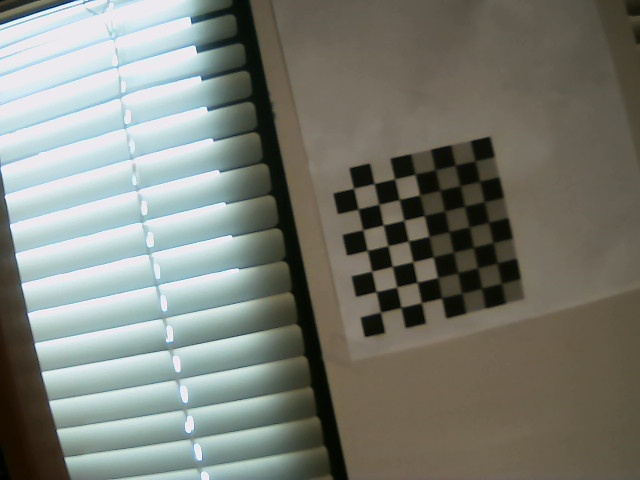
#> input picture server/camera/calibration_images/image_000.jpg, 640 x 480 px; its folder holds 4 pictures in this run
$ python calibrator.py
#> lines starting #> are read from the running program, lines starting #| are printed output that depends on the picture; after the words box and inside, x2 and y2 are one past the last pixel; in counts of white or black regions, pixels touching at a corner belong together
import cv2
import numpy as np
import glob

# Define the number of internal corners (e.g., 8x6 pattern = 7x5 corners)
CHECKERBOARD = (7, 7)

# Stop criteria for cornerSubPix
criteria = (cv2.TERM_CRITERIA_EPS + cv2.TERM_CRITERIA_MAX_ITER, 30, 0.001)

# Prepare object points like (0,0,0), (1,0,0), ..., assuming square size = 1 unit
objp = np.zeros((CHECKERBOARD[0]*CHECKERBOARD[1], 3), np.float32)
objp[:, :2] = np.mgrid[0:CHECKERBOARD[0], 0:CHECKERBOARD[1]].T.reshape(-1, 2)

objpoints = []  # 3D points in real world space
imgpoints = []  # 2D points in image plane

# Load all images from a folder or video capture
images = glob.glob('./calibration_images/*.jpg')  # replace with your folder

for fname in images:
    img = cv2.imread(fname)
#> img is the input picture: shape (480, 640, 3); mean B, G, R 116.9, 125.4, 122.8
    gray = cv2.cvtColor(img, cv2.COLOR_BGR2GRAY)
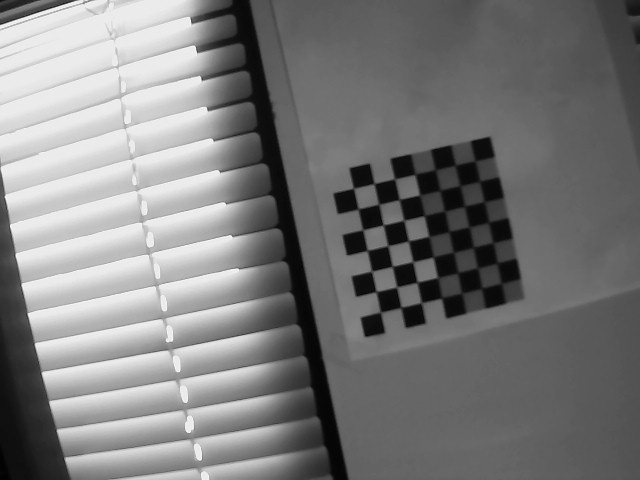
#> gray: shape (480, 640); min 1, max 251, mean 123.6

    ret, corners = cv2.findChessboardCorners(gray, CHECKERBOARD, None)
#> ret = False; corners = None

    if ret:
        objpoints.append(objp)

        corners2 = cv2.cornerSubPix(gray, corners, (11,11), (-1,-1), criteria)
        imgpoints.append(corners2)

        cv2.drawChessboardCorners(img, CHECKERBOARD, corners2, ret)
        cv2.imshow('Corners', img)
        cv2.waitKey(100)
#> pass 2 of the loop `for fname in images:`:
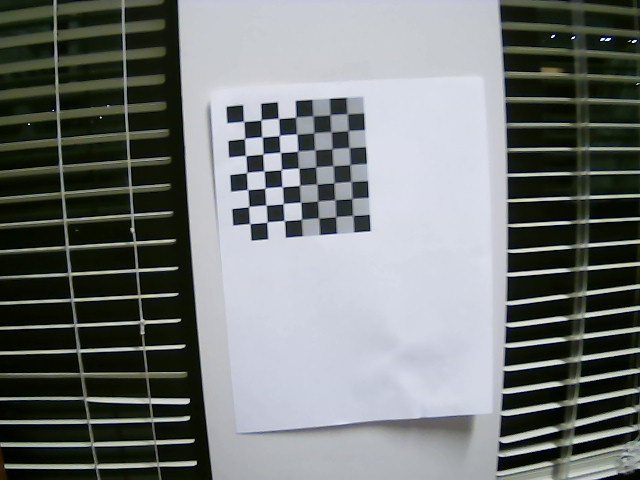
#> input picture server/camera/calibration_images/image_001.jpg, 640 x 480 px
#> img is the input picture: shape (480, 640, 3); mean B, G, R 117.7, 118.7, 114.4
#> `gray = cv2.cvtColor(img, cv2.COLOR_BGR2GRAY)`:
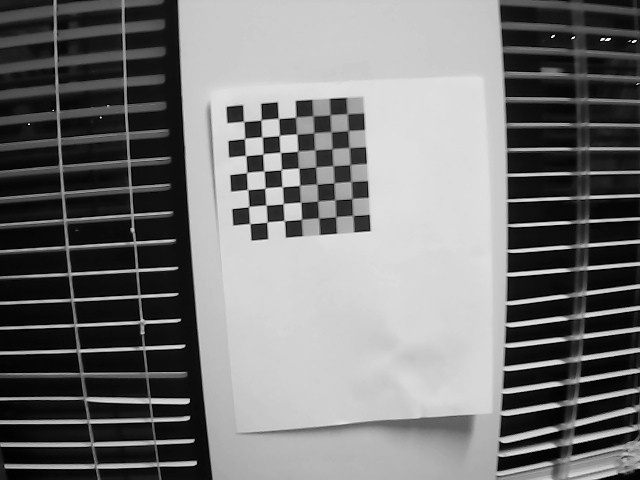
#> gray: shape (480, 640); min 0, max 252, mean 117.3
#> ret = True; corners = 49 rows, first 8: [347.5, 114], [348.4, 130.5], [349.1, 147.6], [349.7, 164.6], [350.9, 181.5], [351.7, 198.6], [353, 215.7], [329.9, 114.8]
#> corners2 = 49 rows, first 8: [347.2, 113.6], [348.2, 130.6], [349.1, 147.5], [349.9, 164.5], [351, 181.4], [351.8, 198.5], [352.8, 215.4], [330, 114.7]
#> `cv2.drawChessboardCorners(img, CHECKERBOARD, corners2, ret)`:
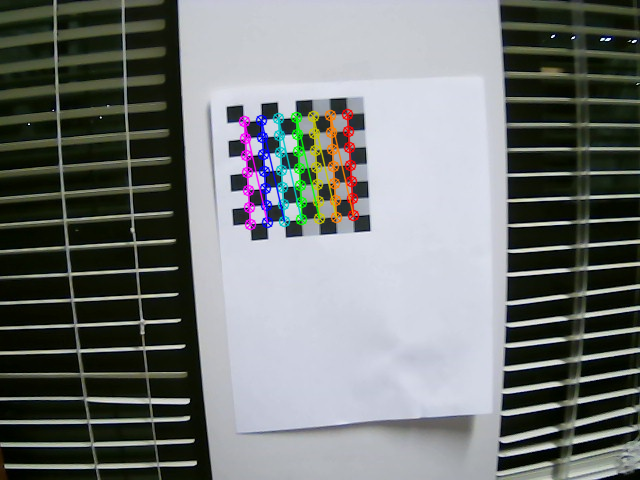
#> img: shape (480, 640, 3); 2.43% of pixels changed, all inside (x1, y1, x2, y2) = (238, 108, 360, 231)
#> pass 3 of the loop `for fname in images:`:
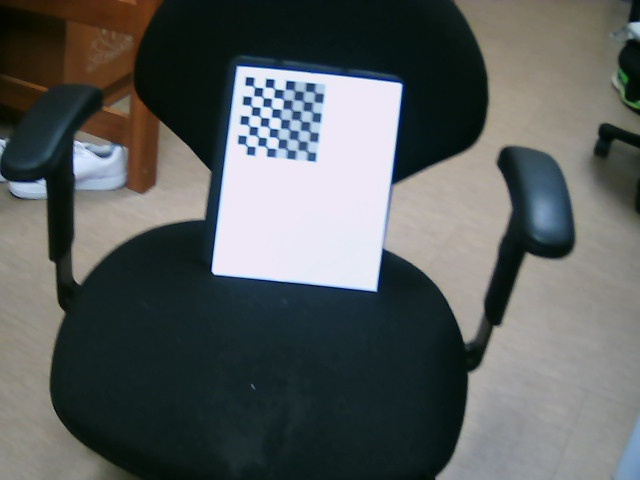
#> input picture server/camera/calibration_images/image_002.jpg, 640 x 480 px
#> img is the input picture: shape (480, 640, 3); mean B, G, R 93.4, 94.1, 89.5
#> `gray = cv2.cvtColor(img, cv2.COLOR_BGR2GRAY)`:
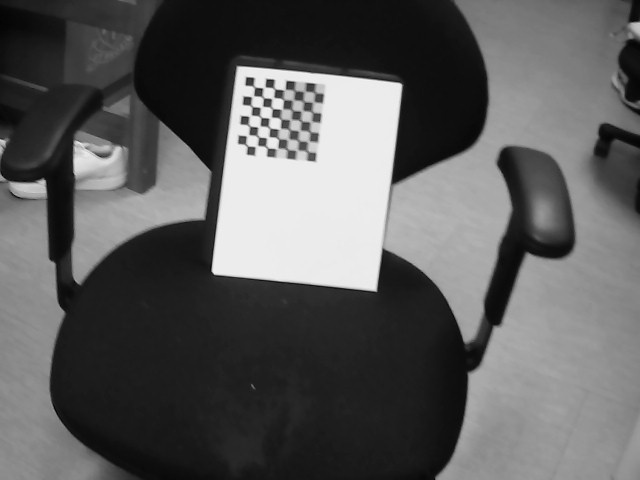
#> gray: shape (480, 640); min 1, max 248, mean 92.6
#> corners = 49 rows, first 8: [254.7, 87.3], [262.5, 88.17], [274.8, 89.04], [284.4, 89.99], [294.5, 90.58], [304.2, 91.49], [315.7, 92.76], [251.4, 97.1]
#> corners2 = 49 rows, first 8: [258.3, 91.52], [258.3, 91.51], [268.2, 92.55], [277.2, 93.33], [294.5, 90.58], [299, 85.81], [319.6, 98.77], [257.1, 101.5]
#> `cv2.drawChessboardCorners(img, CHECKERBOARD, corners2, ret)`:
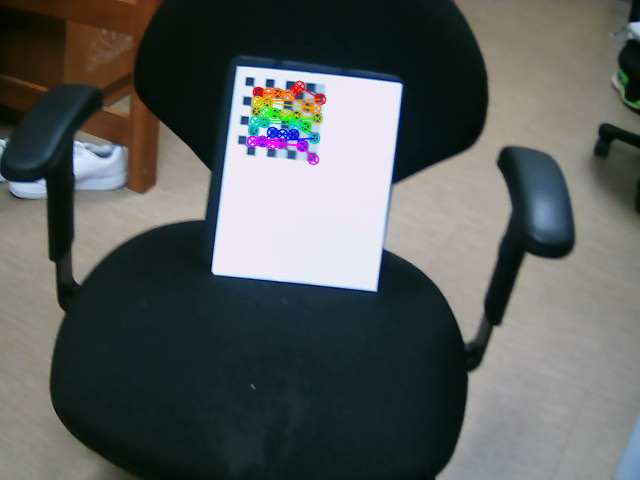
#> img: shape (480, 640, 3); 1.23% of pixels changed, all inside (x1, y1, x2, y2) = (246, 80, 327, 166)
#> the loop made 4 passes; the first 3 are shown

cv2.destroyAllWindows()

# Calibrate camera
ret, mtx, dist, rvecs, tvecs = cv2.calibrateCamera(objpoints, imgpoints, gray.shape[::-1], None, None)

print("Camera matrix:\n", mtx)
print("Distortion coefficients:\n", dist)
